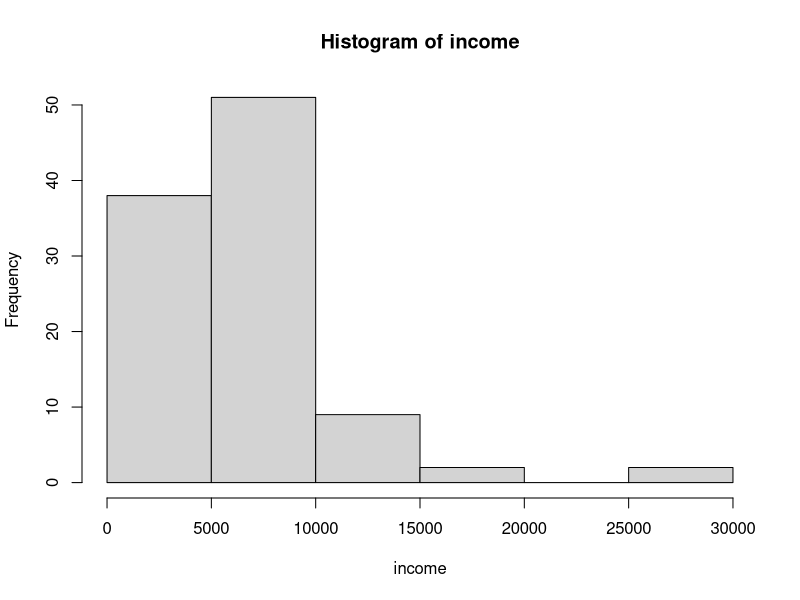
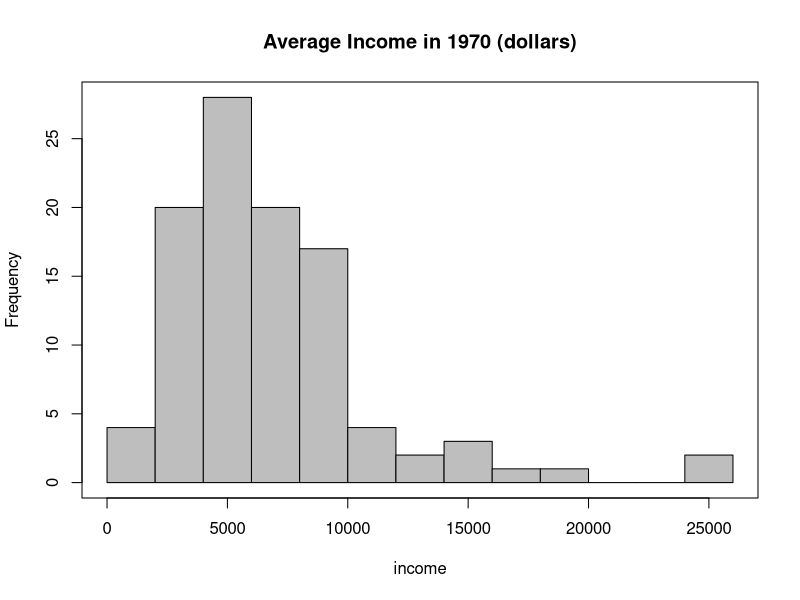
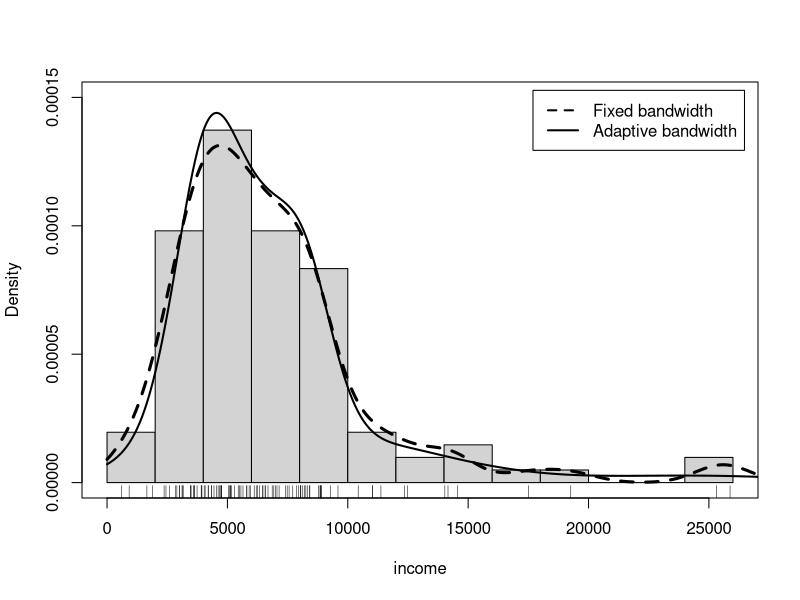
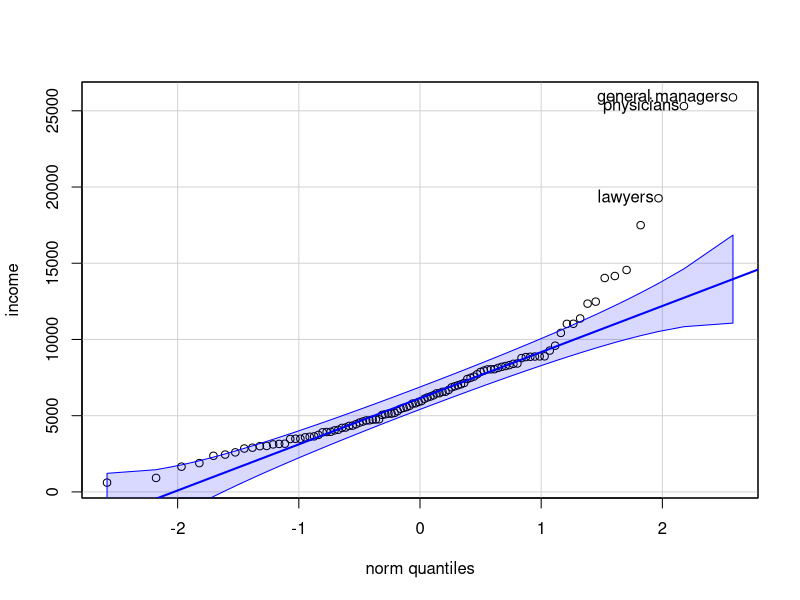
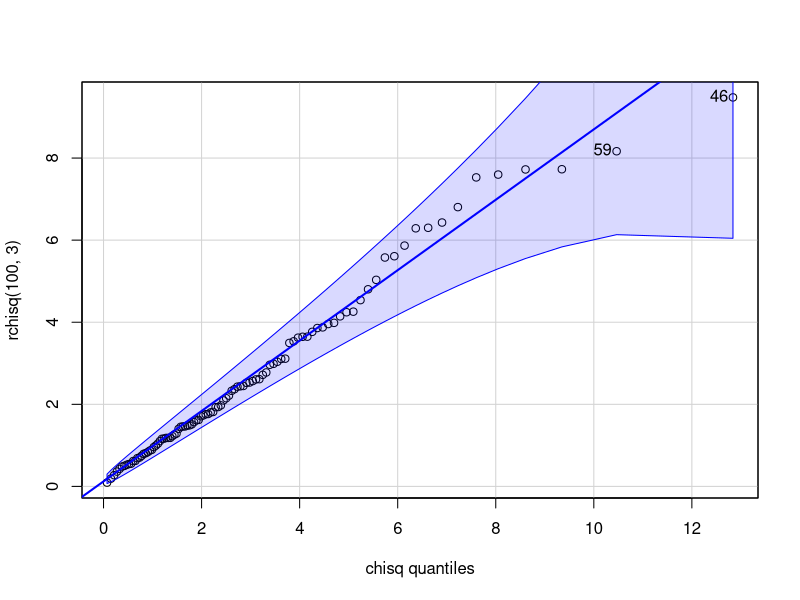
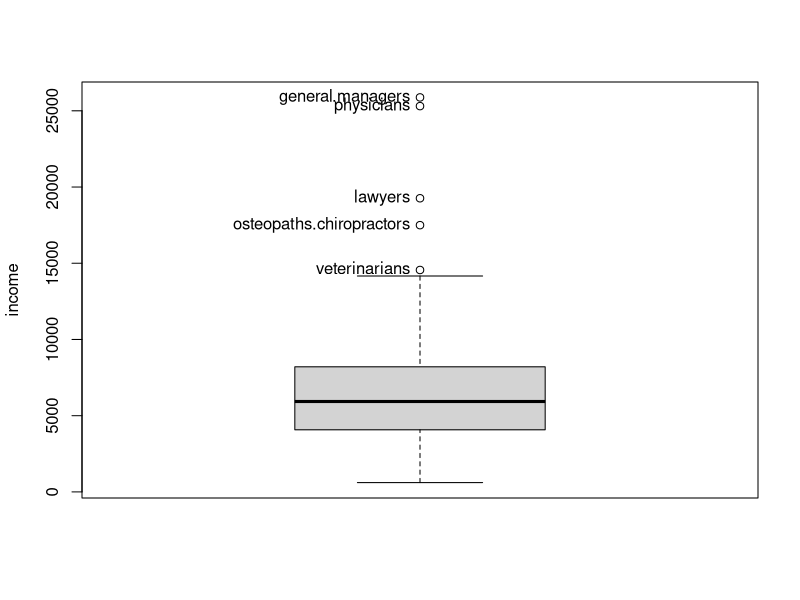
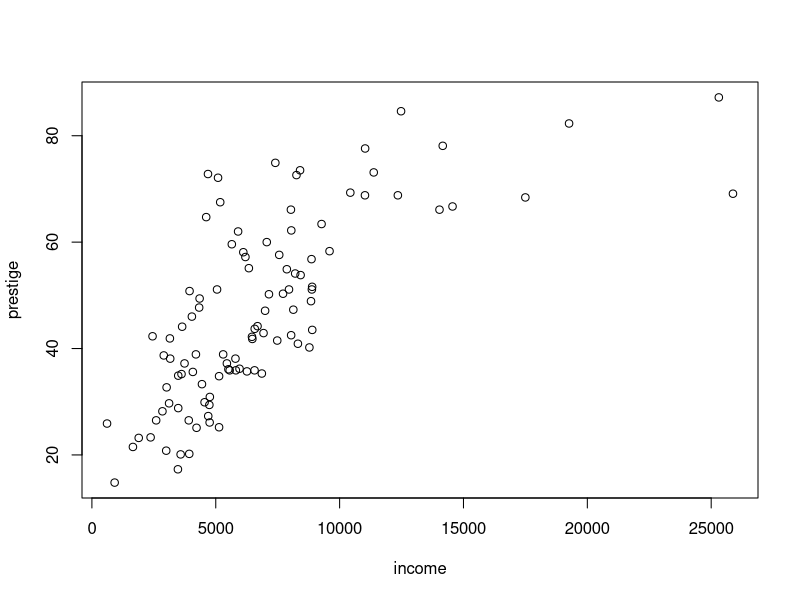
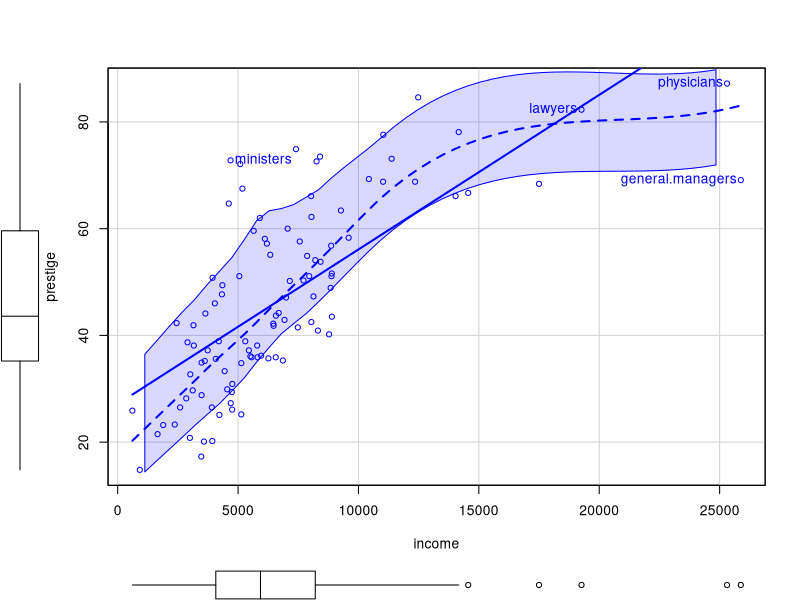

The R source for these figures, in order:
##-----------------------------------------------------##
##  An R Companion to Applied Regression, 3rd Edition  ##
##      J. Fox and S. Weisberg, Sage Publications      ##
##               Script for Chapter 3                  ##
##-----------------------------------------------------##

set.seed(1234)

library("car") # also loads carData
some(Prestige) # 10 randomly sampled rows

with(Prestige, hist(income))

with(Prestige, hist(income, breaks="FD", col="gray",
    main="Average Income in 1970 (dollars)"))
box()

args("hist.default")

with(Prestige, {
  hist(income, freq=FALSE, ylim=c(0, 1.5e-4), breaks="FD", main="")
  lines(density(income, from=0), lwd=3, lty=2)
  lines(adaptiveKernel(income, from=0), lwd=2, lty=1)
  rug(income)
  legend("topright", c("Fixed bandwidth", "Adaptive bandwidth"),
         lty=2:1, lwd=2, inset=.02)
  box()
})

qqPlot(~ income, data=Prestige, id=list(n=3))

set.seed(124) # for reproducibility
qqPlot(rchisq(100, 3), distribution="chisq", df=3)

Boxplot(~ income, data=Prestige)

with(Prestige, plot(income, prestige))

scatterplot(prestige ~ income, data=Prestige, id=list(n=4))

Prestige$type <- factor(Prestige$type, levels=c("bc", "wc", "prof"))
scatterplot(prestige ~ income | type, data=Prestige,
    legend=list(coords="bottomright", inset=0.1),
    smooth=list(span=0.9))

xtabs(~type, data=Prestige)

set.seed(1234)

brief(Vocab)  # sample 10 cases

scatterplot(vocabulary ~ education, data=Vocab, main="(a)")

scatterplot(vocabulary ~ education, data=Vocab,
    jitter=list(x=2, y=2), cex=0.01, col="darkgray",
    smooth=list(span=1/3, col.smooth="black", col.spread="black"),
    regLine=list(col="black"), main="(b)")

Boxplot(vocabulary ~ education, data=Vocab, id=FALSE)

brief(Ornstein)

Boxplot(interlocks ~ nation, data=Ornstein, main="(a)")

library("plotrix")
means <- Tapply(interlocks ~ nation, mean, data=Ornstein)
sds <- Tapply(interlocks ~ nation, sd, data=Ornstein)
plotCI(1:4, means, sds, xaxt="n", xlab="Nation of Control",
    ylab="interlocks", main="(b)", ylim=range(Ornstein$interlocks))
lines(1:4, means)
axis(1, at=1:4, labels = names(means))

scatterplotMatrix(~ prestige + income + education + women,
    data=Prestige)

c("natural log"=log(7), "base 2 log"=log2(7),"common log"=log10(7))
log2(7)/log2(exp(1)) # again the natural logarithm

exp(log(50))
log(exp(50))
10^(log10(50))
log10(10^50)

c(log10(7), log(7, base=10), logb(7, 10))

par(mfrow=c(1, 2), mar=c(5, 4, 6, 2) + 0.1)
densityPlot(~ assets, data=Ornstein, xlab="assets", main="(a)")
densityPlot(~ log10(assets), data=Ornstein, adjust=0.65,
    xlab=expression(log[10]~"(assets)"), main="(b)")
basicPowerAxis(0, base=10, side="above", at=10^(2:5),
    axis.title="")

scatterplot(infantMortality ~ ppgdp, data=UN, xlab="GDP per Capita",
     ylab="Infant Mortality Rate (per 1000 births)", main="(a)")

scatterplot(infantMortality ~ ppgdp, data=UN, xlab="GDP per capita",
     ylab="Infant Mortality Rate (per 1000 births)", main="(b)",
     log="xy", id=list(n=3))

brief(lm(log(infantMortality) ~ log(ppgdp), data=UN))

p1 <- powerTransform(infantMortality ~ 1, data=UN, family="bcPower")
summary(p1)

testTransform(p1, lambda=1/2)

summary(p2 <- powerTransform(cbind(income, education) ~ 1,
                data=Prestige, family="bcPower"))

testTransform(p2, lambda=c(1/3, 1))

testTransform(p2, lambda=c(0, 1))

scatterplotMatrix(~ prestige + log(income) + education + women,
     smooth=list(span=0.7), data=Prestige)

summary(p3 <- powerTransform(cbind(income, education) ~ type,
    data=Prestige))
testTransform(p3, c(0, 1))

scatterplotMatrix(~ prestige + log(income) + education + women | type,
    data=Prestige, smooth=FALSE, ellipse=list(levels=0.5),
    legend=list(coords="center"))

p4 <- powerTransform(interlocks ~ 1, data=Ornstein, family="bcnPower")
summary(p4)

symbox(~ ppgdp, data=UN)

spreadLevelPlot(interlocks + 1 ~ nation, data=Ornstein)

par(mar=c(5.1, 4.1, 4.1, 4.1))
Boxplot(log10(interlocks + 1) ~ nation, data=Ornstein)
basicPowerAxis(power=0, base=10, at=c(1, 3, 6, 11, 21, 51, 101),
     start=1, axis.title="Interlocks")

asin(sqrt(seq(0, 1, length=11)))

logit(seq(0.1, 0.9, 0.1))
logit(seq(0, 1, 0.1))

par(mfrow=c(1, 3))
densityPlot(~ women, data=Prestige, from=0, to=100,
    main="(a) Untransformed")
densityPlot(~ logit(women), data=Prestige, adjust=0.7,
    main="(b) Logit")
densityPlot(~ asin(sqrt(women/100)), data=Prestige, adjust=0.7,
    main="(c) Arcsine square-root")
